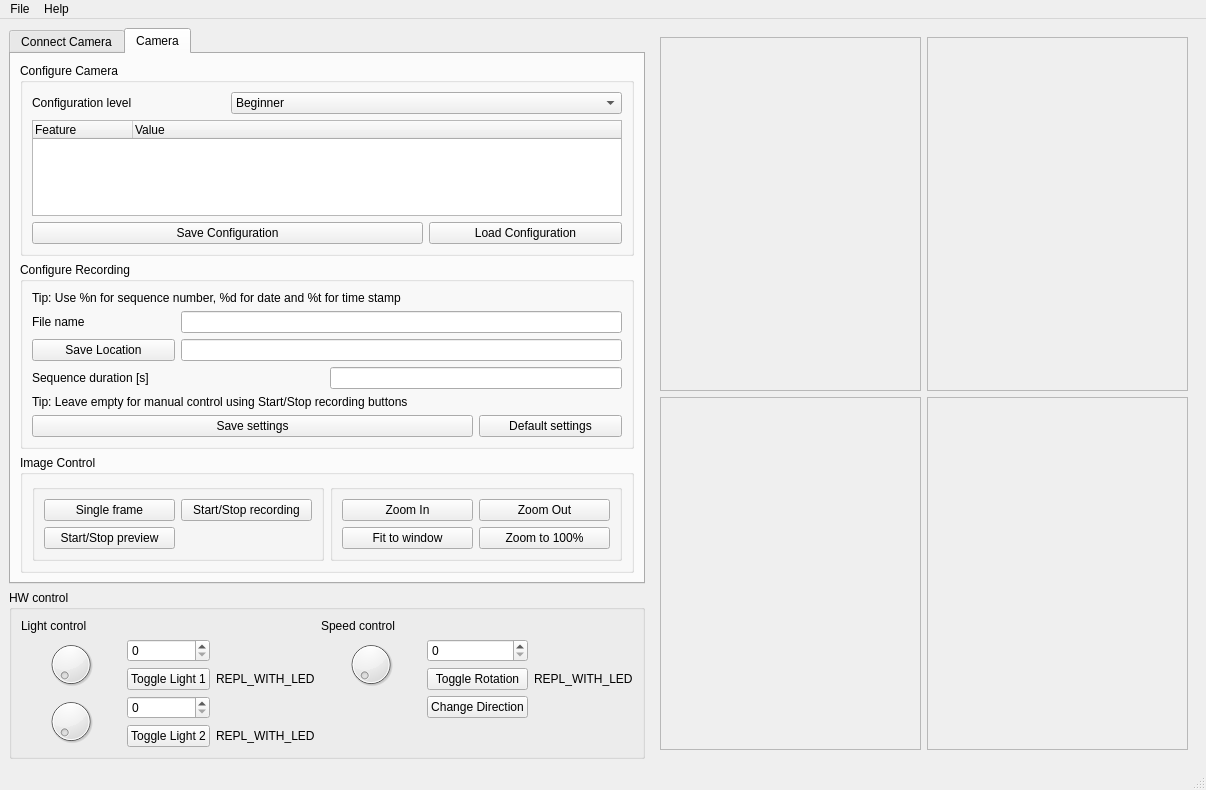
<?xml version="1.0" encoding="UTF-8"?>
<ui version="4.0">
 <class>MainWindow</class>
 <widget class="QMainWindow" name="MainWindow">
  <property name="geometry">
   <rect>
    <x>0</x>
    <y>0</y>
    <width>1206</width>
    <height>790</height>
   </rect>
  </property>
  <property name="windowTitle">
   <string>Anubis 1.1</string>
  </property>
  <widget class="QWidget" name="centralwidget">
   <layout class="QGridLayout" name="gridLayout">
    <item row="0" column="2" rowspan="3">
     <widget class="QWidget" name="preview_and_control" native="true">
      <layout class="QGridLayout" name="gridLayout_2">
       <item row="0" column="0">
        <widget class="QScrollArea" name="scrollArea_1">
         <property name="widgetResizable">
          <bool>true</bool>
         </property>
         <widget class="QWidget" name="scrollAreaWidgetContents_1">
          <property name="geometry">
           <rect>
            <x>0</x>
            <y>0</y>
            <width>260</width>
            <height>352</height>
           </rect>
          </property>
          <widget class="QLabel" name="camera_preview_1">
           <property name="geometry">
            <rect>
             <x>10</x>
             <y>10</y>
             <width>261</width>
             <height>331</height>
            </rect>
           </property>
           <property name="autoFillBackground">
            <bool>false</bool>
           </property>
           <property name="text">
            <string/>
           </property>
           <property name="pixmap">
            <pixmap>default_preview.png</pixmap>
           </property>
           <property name="scaledContents">
            <bool>false</bool>
           </property>
           <property name="indent">
            <number>-1</number>
           </property>
          </widget>
         </widget>
        </widget>
       </item>
       <item row="0" column="1">
        <widget class="QScrollArea" name="scrollArea_2">
         <property name="widgetResizable">
          <bool>true</bool>
         </property>
         <widget class="QWidget" name="scrollAreaWidgetContents_2">
          <property name="geometry">
           <rect>
            <x>0</x>
            <y>0</y>
            <width>260</width>
            <height>352</height>
           </rect>
          </property>
          <widget class="QLabel" name="camera_preview_2">
           <property name="geometry">
            <rect>
             <x>10</x>
             <y>10</y>
             <width>261</width>
             <height>331</height>
            </rect>
           </property>
           <property name="autoFillBackground">
            <bool>false</bool>
           </property>
           <property name="text">
            <string/>
           </property>
           <property name="pixmap">
            <pixmap>default_preview.png</pixmap>
           </property>
           <property name="scaledContents">
            <bool>false</bool>
           </property>
           <property name="indent">
            <number>-1</number>
           </property>
          </widget>
         </widget>
        </widget>
       </item>
       <item row="1" column="0">
        <widget class="QScrollArea" name="scrollArea_3">
         <property name="widgetResizable">
          <bool>true</bool>
         </property>
         <widget class="QWidget" name="scrollAreaWidgetContents_3">
          <property name="geometry">
           <rect>
            <x>0</x>
            <y>0</y>
            <width>260</width>
            <height>351</height>
           </rect>
          </property>
          <widget class="QLabel" name="camera_preview_3">
           <property name="geometry">
            <rect>
             <x>10</x>
             <y>10</y>
             <width>261</width>
             <height>331</height>
            </rect>
           </property>
           <property name="autoFillBackground">
            <bool>false</bool>
           </property>
           <property name="text">
            <string/>
           </property>
           <property name="pixmap">
            <pixmap>default_preview.png</pixmap>
           </property>
           <property name="scaledContents">
            <bool>false</bool>
           </property>
           <property name="indent">
            <number>-1</number>
           </property>
          </widget>
         </widget>
        </widget>
       </item>
       <item row="1" column="1">
        <widget class="QScrollArea" name="scrollArea_4">
         <property name="widgetResizable">
          <bool>true</bool>
         </property>
         <widget class="QWidget" name="scrollAreaWidgetContents_4">
          <property name="geometry">
           <rect>
            <x>0</x>
            <y>0</y>
            <width>260</width>
            <height>351</height>
           </rect>
          </property>
          <widget class="QLabel" name="camera_preview_4">
           <property name="geometry">
            <rect>
             <x>10</x>
             <y>10</y>
             <width>261</width>
             <height>331</height>
            </rect>
           </property>
           <property name="autoFillBackground">
            <bool>false</bool>
           </property>
           <property name="text">
            <string/>
           </property>
           <property name="pixmap">
            <pixmap>default_preview.png</pixmap>
           </property>
           <property name="scaledContents">
            <bool>false</bool>
           </property>
           <property name="indent">
            <number>-1</number>
           </property>
          </widget>
         </widget>
        </widget>
       </item>
      </layout>
     </widget>
    </item>
    <item row="0" column="0" rowspan="2">
     <widget class="QTabWidget" name="tabs">
      <property name="accessibleName">
       <string/>
      </property>
      <property name="accessibleDescription">
       <string/>
      </property>
      <property name="currentIndex">
       <number>1</number>
      </property>
      <widget class="QWidget" name="tab_connect">
       <attribute name="title">
        <string>Connect Camera</string>
       </attribute>
       <layout class="QVBoxLayout" name="verticalLayout_4">
        <item>
         <widget class="QWidget" name="connect_buttons" native="true">
          <layout class="QHBoxLayout" name="horizontalLayout_3">
           <item>
            <widget class="QPushButton" name="btn_connect_camera">
             <property name="text">
              <string>Connect</string>
             </property>
            </widget>
           </item>
           <item>
            <widget class="QPushButton" name="btn_refresh_cameras">
             <property name="text">
              <string>Refresh</string>
             </property>
            </widget>
           </item>
           <item>
            <widget class="QPushButton" name="btn_disconnect_camera">
             <property name="text">
              <string>Disconnect</string>
             </property>
            </widget>
           </item>
          </layout>
         </widget>
        </item>
        <item>
         <widget class="QListWidget" name="list_detected_cameras"/>
        </item>
        <item>
         <widget class="QFrame" name="frame_cti">
          <property name="frameShape">
           <enum>QFrame::StyledPanel</enum>
          </property>
          <property name="frameShadow">
           <enum>QFrame::Raised</enum>
          </property>
          <layout class="QGridLayout" name="gridLayout_7">
           <item row="0" column="3">
            <widget class="QPushButton" name="btn_remove_cti">
             <property name="text">
              <string>Remove selected .cti</string>
             </property>
            </widget>
           </item>
           <item row="0" column="2">
            <widget class="QPushButton" name="btn_add_cti">
             <property name="text">
              <string>Add a new .cti file</string>
             </property>
            </widget>
           </item>
           <item row="0" column="0" rowspan="2">
            <widget class="QLabel" name="tip_add_cti">
             <property name="text">
              <string>Tip: If you can't detect your camera try adding a new .cti file from your camera vendor</string>
             </property>
             <property name="wordWrap">
              <bool>true</bool>
             </property>
            </widget>
           </item>
           <item row="1" column="2" colspan="2">
            <widget class="QComboBox" name="combo_remove_cti"/>
           </item>
          </layout>
         </widget>
        </item>
       </layout>
      </widget>
      <widget class="QWidget" name="tab_camera_1">
       <attribute name="title">
        <string>Camera</string>
       </attribute>
       <layout class="QVBoxLayout" name="verticalLayout_2">
        <item>
         <widget class="QGroupBox" name="conf_camera">
          <property name="title">
           <string>Configure Camera</string>
          </property>
          <layout class="QGridLayout" name="gridLayout_3" columnstretch="0,0,0">
           <item row="0" column="0">
            <widget class="QLabel" name="label_config_level">
             <property name="text">
              <string>Configuration level</string>
             </property>
            </widget>
           </item>
           <item row="1" column="0" colspan="3">
            <widget class="QTreeWidget" name="tree_features">
             <column>
              <property name="text">
               <string>Feature</string>
              </property>
             </column>
             <column>
              <property name="text">
               <string>Value</string>
              </property>
             </column>
            </widget>
           </item>
           <item row="2" column="0" colspan="2">
            <widget class="QPushButton" name="btn_save_config">
             <property name="text">
              <string>Save Configuration</string>
             </property>
            </widget>
           </item>
           <item row="2" column="2">
            <widget class="QPushButton" name="btn_load_config">
             <property name="text">
              <string>Load Configuration</string>
             </property>
            </widget>
           </item>
           <item row="0" column="1" colspan="2">
            <widget class="QComboBox" name="combo_config_level">
             <item>
              <property name="text">
               <string>Beginner</string>
              </property>
             </item>
             <item>
              <property name="text">
               <string>Expert</string>
              </property>
             </item>
             <item>
              <property name="text">
               <string>Guru</string>
              </property>
             </item>
            </widget>
           </item>
          </layout>
         </widget>
        </item>
        <item>
         <widget class="QGroupBox" name="conf_recording">
          <property name="title">
           <string>Configure Recording</string>
          </property>
          <layout class="QGridLayout" name="gridLayout_5">
           <item row="0" column="0" colspan="4">
            <widget class="QLabel" name="label_sequence_name">
             <property name="text">
              <string>Tip: Use %n for sequence number, %d for date and %t for time stamp </string>
             </property>
            </widget>
           </item>
           <item row="1" column="0">
            <widget class="QLabel" name="label_file_name_recording">
             <property name="text">
              <string>File name</string>
             </property>
            </widget>
           </item>
           <item row="1" column="1" colspan="3">
            <widget class="QLineEdit" name="line_edit_sequence_name"/>
           </item>
           <item row="2" column="0">
            <widget class="QPushButton" name="file_manager_save_location">
             <property name="text">
              <string>Save Location</string>
             </property>
            </widget>
           </item>
           <item row="2" column="1" colspan="3">
            <widget class="QLineEdit" name="line_edit_save_location"/>
           </item>
           <item row="3" column="0" colspan="2">
            <widget class="QLabel" name="label_sequence_duration">
             <property name="text">
              <string>Sequence duration [s]</string>
             </property>
            </widget>
           </item>
           <item row="3" column="2" colspan="2">
            <widget class="QLineEdit" name="line_edit_sequence_duration"/>
           </item>
           <item row="4" column="0" colspan="4">
            <widget class="QLabel" name="label_sequence_duration_tip">
             <property name="text">
              <string>Tip: Leave empty for manual control using Start/Stop recording buttons</string>
             </property>
            </widget>
           </item>
           <item row="5" column="0" colspan="3">
            <widget class="QPushButton" name="btn_save_sequence_settings">
             <property name="text">
              <string>Save settings</string>
             </property>
            </widget>
           </item>
           <item row="5" column="3">
            <widget class="QPushButton" name="btn_reset_sequence_settings">
             <property name="text">
              <string>Default settings</string>
             </property>
            </widget>
           </item>
          </layout>
         </widget>
        </item>
        <item>
         <widget class="QGroupBox" name="ctl_image">
          <property name="title">
           <string>Image Control</string>
          </property>
          <layout class="QGridLayout" name="gridLayout_9">
           <item row="0" column="0">
            <widget class="QGroupBox" name="ctl_record">
             <property name="title">
              <string/>
             </property>
             <layout class="QGridLayout" name="gridLayout_8">
              <item row="0" column="0">
               <widget class="QPushButton" name="btn_single_frame">
                <property name="text">
                 <string>Single frame</string>
                </property>
               </widget>
              </item>
              <item row="0" column="1">
               <widget class="QPushButton" name="btn_start_recording">
                <property name="text">
                 <string>Start/Stop recording</string>
                </property>
               </widget>
              </item>
              <item row="1" column="0">
               <widget class="QPushButton" name="btn_start_preview">
                <property name="text">
                 <string>Start/Stop preview</string>
                </property>
               </widget>
              </item>
             </layout>
            </widget>
           </item>
           <item row="0" column="1">
            <widget class="QGroupBox" name="ctl_zoom">
             <property name="title">
              <string/>
             </property>
             <layout class="QGridLayout" name="gridLayout_6">
              <item row="0" column="0">
               <widget class="QPushButton" name="btn_zoom_in">
                <property name="text">
                 <string>Zoom In</string>
                </property>
               </widget>
              </item>
              <item row="0" column="1">
               <widget class="QPushButton" name="btn_zoom_out">
                <property name="text">
                 <string>Zoom Out</string>
                </property>
               </widget>
              </item>
              <item row="1" column="0">
               <widget class="QPushButton" name="btn_zoom_fit">
                <property name="text">
                 <string>Fit to window</string>
                </property>
               </widget>
              </item>
              <item row="1" column="1">
               <widget class="QPushButton" name="btn_zoom_100">
                <property name="text">
                 <string>Zoom to 100%</string>
                </property>
               </widget>
              </item>
             </layout>
            </widget>
           </item>
          </layout>
         </widget>
        </item>
       </layout>
      </widget>
     </widget>
    </item>
    <item row="2" column="0">
     <widget class="QGroupBox" name="groupBox_hw_control">
      <property name="title">
       <string>HW control</string>
      </property>
      <layout class="QGridLayout" name="gridLayout_HW">
       <item row="1" column="1" rowspan="2">
        <widget class="QDial" name="dial_light_1"/>
       </item>
       <item row="0" column="1">
        <widget class="QLabel" name="label_light_control">
         <property name="text">
          <string>Light control</string>
         </property>
        </widget>
       </item>
       <item row="1" column="10" rowspan="2">
        <widget class="QDial" name="dial_speed"/>
       </item>
       <item row="2" column="11">
        <widget class="QPushButton" name="btn_toggle_rotation">
         <property name="text">
          <string>Toggle Rotation</string>
         </property>
        </widget>
       </item>
       <item row="4" column="1" rowspan="2">
        <widget class="QDial" name="dial_light_2"/>
       </item>
       <item row="1" column="3">
        <widget class="QSpinBox" name="spinBox_light_1"/>
       </item>
       <item row="4" column="3">
        <widget class="QSpinBox" name="spinBox_light_2"/>
       </item>
       <item row="2" column="12">
        <widget class="QLabel" name="label_4">
         <property name="text">
          <string>REPL_WITH_LED</string>
         </property>
        </widget>
       </item>
       <item row="5" column="3">
        <widget class="QPushButton" name="btn_toggle_light_2">
         <property name="text">
          <string>Toggle Light 2</string>
         </property>
        </widget>
       </item>
       <item row="0" column="10">
        <widget class="QLabel" name="label_speed_control">
         <property name="text">
          <string>Speed control</string>
         </property>
        </widget>
       </item>
       <item row="1" column="11">
        <widget class="QSpinBox" name="spinBox_speed"/>
       </item>
       <item row="2" column="3">
        <widget class="QPushButton" name="btn_toggle_light_1">
         <property name="text">
          <string>Toggle Light 1</string>
         </property>
        </widget>
       </item>
       <item row="1" column="12">
        <spacer name="horizontalSpacer_2">
         <property name="orientation">
          <enum>Qt::Horizontal</enum>
         </property>
         <property name="sizeHint" stdset="0">
          <size>
           <width>40</width>
           <height>20</height>
          </size>
         </property>
        </spacer>
       </item>
       <item row="5" column="4">
        <widget class="QLabel" name="label_5">
         <property name="text">
          <string>REPL_WITH_LED</string>
         </property>
        </widget>
       </item>
       <item row="2" column="4">
        <widget class="QLabel" name="label_3">
         <property name="text">
          <string>REPL_WITH_LED</string>
         </property>
        </widget>
       </item>
       <item row="4" column="11">
        <widget class="QPushButton" name="btn_change_direction">
         <property name="text">
          <string>Change Direction</string>
         </property>
        </widget>
       </item>
      </layout>
     </widget>
    </item>
   </layout>
  </widget>
  <widget class="QMenuBar" name="menubar">
   <property name="geometry">
    <rect>
     <x>0</x>
     <y>0</y>
     <width>1206</width>
     <height>21</height>
    </rect>
   </property>
   <widget class="QMenu" name="menuFile">
    <property name="title">
     <string>File</string>
    </property>
    <addaction name="actionSave_camera_config"/>
    <addaction name="actionLoad_camera_config"/>
    <addaction name="actionAdd_Remove_cti_file"/>
    <addaction name="actionRemove_cti_file"/>
    <addaction name="separator"/>
    <addaction name="action_save_settings"/>
   </widget>
   <widget class="QMenu" name="menuHelp">
    <property name="title">
     <string>Help</string>
    </property>
    <addaction name="actionOpen_Help"/>
    <addaction name="separator"/>
    <addaction name="actionAbout_Anubis"/>
    <addaction name="actionGit_Repository"/>
   </widget>
   <addaction name="menuFile"/>
   <addaction name="menuHelp"/>
  </widget>
  <widget class="QStatusBar" name="statusbar"/>
  <action name="actionAdd_Remove_cti_file">
   <property name="text">
    <string>Add .cti file</string>
   </property>
  </action>
  <action name="actionOpen_Help">
   <property name="text">
    <string>Open Help</string>
   </property>
  </action>
  <action name="actionRemove_cti_file">
   <property name="text">
    <string>Remove .cti file</string>
   </property>
  </action>
  <action name="action_save_frame">
   <property name="text">
    <string>Save frame</string>
   </property>
   <property name="shortcutContext">
    <enum>Qt::WindowShortcut</enum>
   </property>
  </action>
  <action name="action_save_settings">
   <property name="text">
    <string>Save app state</string>
   </property>
   <property name="toolTip">
    <string>Save modifications made to application settings</string>
   </property>
   <property name="statusTip">
    <string/>
   </property>
   <property name="shortcut">
    <string/>
   </property>
  </action>
  <action name="actionAbout_Anubis">
   <property name="text">
    <string>About Anubis</string>
   </property>
  </action>
  <action name="actionGit_Repository">
   <property name="text">
    <string>Git Repository</string>
   </property>
  </action>
  <action name="actionSave_camera_config">
   <property name="text">
    <string>Save camera config</string>
   </property>
  </action>
  <action name="actionLoad_camera_config">
   <property name="text">
    <string>Load camera config</string>
   </property>
  </action>
 </widget>
 <resources/>
 <connections/>
</ui>
